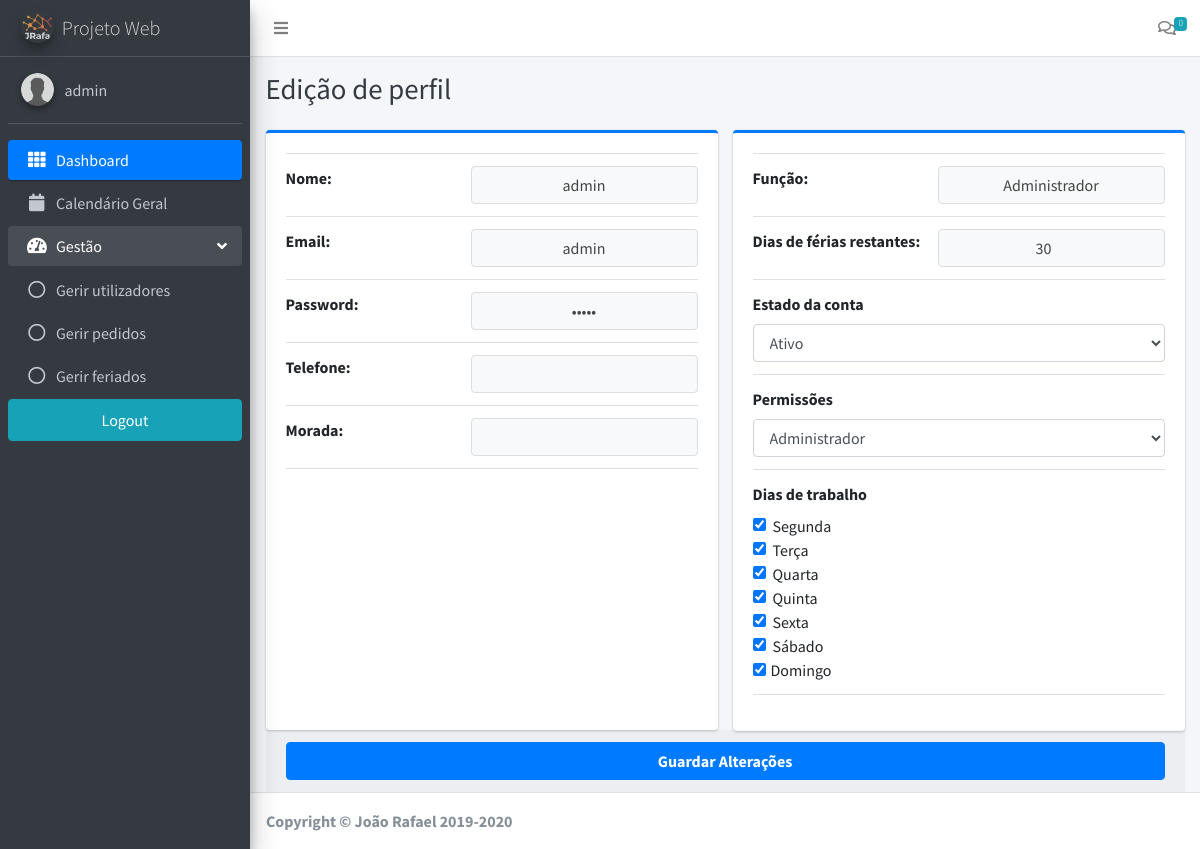
Screenshot of /adminEditarPerfil.view.php?id=11 (signed in) with the database file from the repository.
### tables this page shows
CREATE TABLE `users` (
  `id` int(3) NOT NULL,
  `username` varchar(20) NOT NULL,
  `email` varchar(30) NOT NULL,
  `password` varchar(30) NOT NULL,
  `phone` varchar(20) DEFAULT NULL,
  `address` varchar(60) DEFAULT NULL,
  `jobTitle` varchar(40) DEFAULT 'Funcionario',
  `permissions` varchar(20) DEFAULT 'normal',
  `hDaysRemaining` int(3) DEFAULT 30,
  `workingDays` varchar(20) NOT NULL DEFAULT '1,2,3,4,5',
  `status` varchar(30) NOT NULL DEFAULT 'pending'
);

### includes/helpers/pdo.php (called while the page is built)
<?php
class ConexaoBD
{
	private $host;
	private $dbname;
	private $user;
	private $password;
	function __construct($host = 'localhost', $dbname = 'projetoWeb', $user = 'root', $password = '')
	{
		$this->host = $host;
		$this->dbname = $dbname;
		$this->user = $user;
		$this->password = $password;
	}
	public function criarConexao()
	{
		$dsn = "mysql:host=" . $this->host . ";dbname=" . $this->dbname . ";charset=utf8";
		$user = $this->user;
		$passwd = $this->password;
		return new PDO($dsn, $user, $passwd);
	}
}

### includes/models/user.model.php (called while the page is built, shortened)
<?php
class user
{
    public function findUserById($userId)
    {
        $conexaoBD = new ConexaoBD();
        $conexao = $conexaoBD->criarConexao();
        $sql = "SELECT * from users WHERE id='" . $userId . "'";
        $query = $conexao->query($sql);
        $user = $query->fetch(PDO::FETCH_ASSOC);
        return $user;
    }
}

### includes/controllers/adminEditarPerfil.controller.php (called while the page is built, shortened)
<?php
include "includes/helpers/pdo.php";
include "includes/models/user.model.php";
$tempU = new user();
$user = $tempU->findUserById($_GET['id']);

### adminEditarPerfil.view.php (the view, shortened to what this page needs)
<?php
include "includes/controllers/adminEditarPerfil.controller.php";
include "includes/header.php";
include "includes/adminSidebar.php";
include "includes/navBar.php";
?>
<div class="content-wrapper">
    <div class="content-header">
        <div class="container-fluid">
            <div class="row mb-2">
                <div class="col-sm-6">
                    <h1 class="m-0 text-dark">Edição de perfil</h1>
                </div>
            </div>
        </div>
    </div>
    <div class="content">
        <form method="POST">
            <div class="container-fluid">
                <div class="row" style="height: 600px">
                    <div class="col-md-6">
                        <div class="card card-primary card-outline " style="height: 600px">
                            <div class="card-body box-profile">
                                <ul class="list-group list-group-unbordered mb-3 ">
                                    <li class="list-group-item ">
                                        <b>Nome:</b> <input type="text" name="txtNome" class="float-right text-center btn btn-default" value="<?= $user['username'] ?>">
                                    </li>
                                    <li class="list-group-item">
                                        <b>Email: </b> <input type="text" name="txtEmail" class="float-right text-center btn btn-default" value="<?= $user['email'] ?>">
                                    </li>
                                    <li class="list-group-item">
                                        <b>Password: </b> <input type="password" name="txtPassword" class="float-right text-center btn btn-default" value="<?= $user['password'] ?>">
                                    </li>
                                    <li class="list-group-item">
                                        <b>Telefone: </b> <input type="text" name="txtTelefone" class="float-right text-center btn btn-default" value="<?= $user['phone'] ?>">
                                    </li>
                                    <li class="list-group-item">
                                        <b>Morada: </b> <input type="text" name="txtMorada" class="float-right text-center btn btn-default" value="<?= $user['address'] ?>">
                                    </li>
                                </ul>
                            </div>
                        </div>
                    </div>
                    <div class="col-md-6">
                        <div class="card card-primary card-outline ">
                            <div class="card-body box-profile">
                                <ul class="list-group list-group-unbordered mb-3 ">
                                    <li class="list-group-item">
                                        <b>Função: </b> <input type="text" name="txtFuncao" class="float-right text-center btn btn-default" value="<?= $user['jobTitle'] ?>">
                                    </li>
                                    <li class="list-group-item">
                                        <b>Dias de férias restantes: </b> <input type="number" name="nFerias" class="float-right text-center btn btn-default" value="<?= $user['hDaysRemaining'] ?>">
                                    </li>
                                    <li class="list-group-item">
                                        <label for="estado">Estado da conta</label>
                                        <select class="form-control" id="estado" name="estado">
                                            <option <?= $user['status'] == "aproved" ? "selected" : ""; ?> value="aproved">Ativo</option>
                                        </select>
                                    </li>
                                    <li class="list-group-item">
                                        <label for="permissoes">Permissões</label>
                                        <select class="form-control" id="permissoes" name="permissoes">
                                            <option <?= $user['permissions'] == "admin" ? "selected" : ""; ?> value="admin">Administrador</option>
                                        </select>
                                    </li>
                                    <?php $wd = explode(",", $user['workingDays']) ?>
                                    <li class="list-group-item" id="work">
                                        <label for="work">Dias de trabalho</label>
                                        <div class="form-check" id="workingDays">
                                            <label class="form-check-label">
                                                <input type="checkbox" class="form-check-input" name="segunda" value="1" <?= in_array('1', $wd) ? "checked" : ""; ?>>Segunda</input>
                                            </label>
                                        </div>
                                        <div class="form-check" id="workingDays">
                                            <label class="form-check-label">
                                                <input type="checkbox" class="form-check-input" name="terça" value="2" <?= in_array('2', $wd) ? "checked" : ""; ?>>Terça</input>
                                            </label>
                                        </div>
                                        <div class="form-check" id="workingDays">
                                            <label class="form-check-label">
                                                <input type="checkbox" class="form-check-input" name="quarta" value="3" <?= in_array('3', $wd) ? "checked" : ""; ?>>Quarta</input>
                                            </label>
                                        </div>
                                        <div class="form-check" id="workingDays">
                                            <label class="form-check-label">
                                                <input type="checkbox" class="form-check-input" name="quinta" value="4" <?= in_array('4', $wd) ? "checked" : ""; ?>>Quinta</input>
                                            </label>
                                        </div>
                                        <div class="form-check" id="workingDays">
                                            <label class="form-check-label">
                                                <input type="checkbox" class="form-check-input" name="sexta" value="5" <?= in_array('5', $wd) ? "checked" : ""; ?>>Sexta</input>
                                            </label>
                                        </div>
                                        <div class="form-check" id="workingDays">
                                            <label class="form-check-label">
                                                <input type="checkbox" class="form-check-input" name="sabado" value="6" <?= in_array('6', $wd) ? "checked" : ""; ?>>Sábado</input>
                                            </label>
                                        </div>
                                        <div class="form-check-inline" id="workingDays">
                                            <label class="form-check-label">
                                                <input type="checkbox" class="form-check-input" name="domingo" value="7" <?= in_array('7', $wd) ? "checked" : ""; ?>>Domingo</input>
                                            </label>
                                        </div>
                                    </li>
                                </ul>
                            </div>
                        </div>
                    </div>
                </div>
                <div class="row">
                    <div class="col-md-12">
                        <div class="card-footer">
                            <button class="btn btn-primary btn-block" name="guardar" type="submit"><b>Guardar Alterações</b></button>
                        </div>
                    </div>
                </div>
            </div>
        </form>
    </div>
</div>
<?php include "includes/footer.php";
include "includes/scripts.php" ?>
</body>
</html>

### rows the page displays
users: txtNome "admin", txtEmail "admin", txtFuncao "Administrador", nFerias "30", estado "Ativo", permissoes "Administrador", workingDays "☑"

### other values shown
$user_Username "admin"
sizeof($messages) "0"
